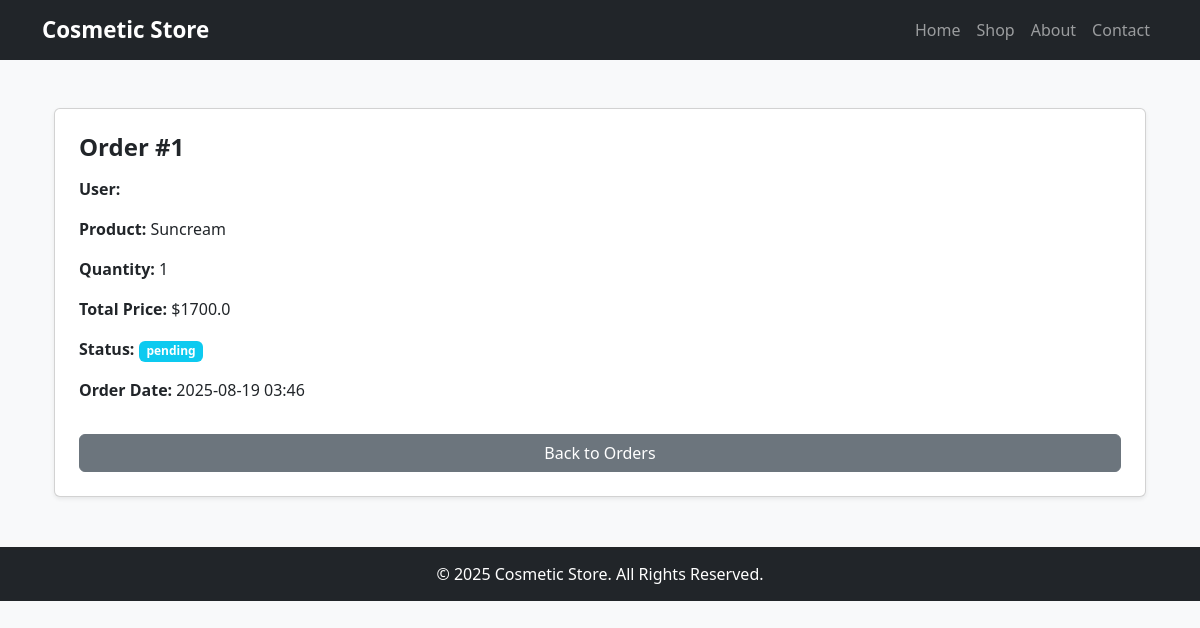
The app's page /orders/1/ with its own data.
### orders/models.py (models this page shows, shortened)
class Order(models.Model):
    user = models.ForeignKey(User, on_delete=models.CASCADE, related_name="orders")
    product = models.ForeignKey(Product, on_delete=models.CASCADE, related_name="orders")
    quantity = models.IntegerField(default=1)
    order_date = models.DateTimeField(auto_now_add=True)
    status = models.CharField(
        max_length=50,
        choices=[
            ("pending", "Pending"),
            ("shipped", "Shipped"),
            ("delivered", "Delivered"),
            ("cancelled", "Cancelled"),
        ],
        default="pending"
    )
    total_price = models.FloatField(default=0.0)

### products/models.py (models this page shows)
class Product(models.Model):
  name = models.CharField(max_length=255)
  price = models.FloatField(max_length=5)
  qty=models.IntegerField(default=0)
  type=models.CharField(max_length=20)
  description=models.CharField(max_length=200)
  brand=models.CharField(max_length=200)
  mfgdate= models.DateTimeField(max_length=255,default='')
  expdate= models.DateTimeField(max_length=255,default='')
  image= models.CharField(max_length=255,default='')

### orders/views.py (the view)
# urls.py: path('orders/<int:order_id>/', views.order_detail, name='order_detail'),
def order_detail(request, order_id):
    order = get_object_or_404(Order, id=order_id)
    return render(request, 'order_detail.html', {'order': order})

### orders/templates/order_detail.html (shortened to what this page needs)
{% extends 'base.html' %}
{% block content %}
<div class="container mt-4">
    <div class="card shadow-sm p-4">
        <h4 class="fw-bold mb-3">Order #{{ order.id }}</h4>
        <p><strong>User:</strong> {{ order.user.username }}</p>
        <p><strong>Product:</strong> {{ order.product.name }}</p>
        <p><strong>Quantity:</strong> {{ order.quantity }}</p>
        <p><strong>Total Price:</strong> ${{ order.total_price }}</p>
        <p><strong>Status:</strong> <span class="badge bg-info">{{ order.status }}</span></p>
        <p><strong>Order Date:</strong> {{ order.order_date|date:"Y-m-d H:i" }}</p>
        <a href="{% url 'order_list' %}" class="btn btn-secondary mt-3">
             Back to Orders
        </a>
    </div>
</div>
{% endblock %}

### products/templates/base.html (style rules this page uses)
body { background-color: #f8f9fa; }

### records on screen
Order: id "1", product.name "Suncream", quantity "1", total_price "1700.0", status "pending", order_date "2025-08-19 03:46"
